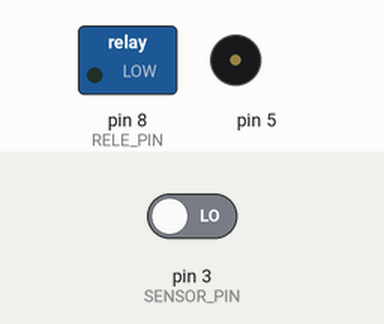
Simulated run of this sketch. Board: Arduino Uno, built with avr-gcc and run on an emulated ATmega328P. Parts: switched loads named in the sketch (green lamp = pin HIGH), buzzer (waves = sounding). The inputs (shaded band) are chosen by the test bench; at power-on: pin 3 (SENSOR_PIN) LOW.

Above: at 1.2 s.
1.3 s: pin 3 (SENSOR_PIN) driven HIGH
At 1.55 s:
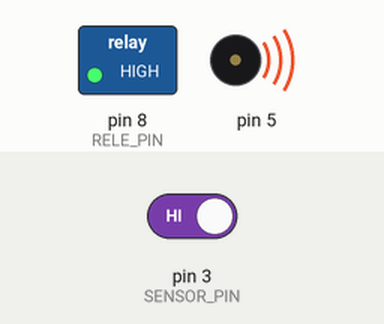
At 3.2 s:
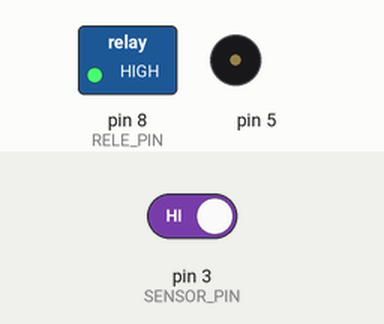
Timing chart, 0 to 7.8 s (numbered marks = the images above; inputs shaded):
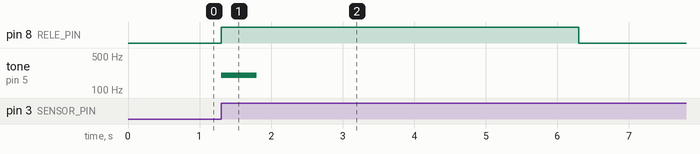

Measured:
- after the input at 1.3 s, pin 8 (RELE_PIN): LOW → HIGH at once, → LOW 5.0 s later; tone on pin 5: silent → 200 Hz at once, → silent 0.50 s later

The sketch:

kattvekk.ino
```cpp
typedef enum {
  VALVE_CLOSED,
  VALVE_OPENED,
  VALVE_PAUSED
} ProgramState;

typedef enum {
  SENSOR_IDLE,
  SENSOR_TRIGGERED
} SensorState;

// KONFIGURASJON
const int RELE_PIN = 8;
const int SENSOR_PIN = 3;

// hvor lenge vannventilen er åpen
const unsigned long MAX_VALVE_OPEN = 5000;
// hvor lang pause det må gå før ventilen kan åpnes igjen
const unsigned long MIN_VALVE_PAUSE = 3000;
// SLUTT KONFIGURASJON

ProgramState programState = VALVE_CLOSED;
unsigned long valveOpenTime = 0;

SensorState sensorState = SENSOR_IDLE;
unsigned long lastValveCloseTime = 0;

void setup() {
  pinMode(SENSOR_PIN, INPUT);
  pinMode(RELE_PIN, OUTPUT);

  digitalWrite(RELE_PIN, LOW);
}

void open_valve() {
  digitalWrite(RELE_PIN, HIGH);
  // spiller av en lyd på en piezo når ventilen åpnes
  tone(5, 200, 500);
}

void close_valve() {
  digitalWrite(RELE_PIN, LOW);
}

bool updateSensorState() {
  int sensorValue = digitalRead(SENSOR_PIN);
  bool lowToHighEdge = false;

  switch (sensorState) {
    case SENSOR_IDLE:
      if (sensorValue == HIGH) {
        lowToHighEdge = true;
        sensorState = SENSOR_TRIGGERED;
      }
    break;

    // håndterer et vedvarende HIGH-signal slik
    // at ikke ventilen åpnes igjen uten at signalet først går til LOW
    case SENSOR_TRIGGERED:
      if (sensorValue == LOW) {
        sensorState = SENSOR_IDLE;
      }
    break;
  }
}

void updateProgramState(bool motionDetected) {
  switch (programState) {
    case VALVE_CLOSED:
      if (motionDetected) {
        programState = VALVE_OPENED;
        valveOpenTime = millis();
        open_valve();
      }
    break;

    case VALVE_OPENED: {
      unsigned long valveOpenDuration = millis() - valveOpenTime;

      if (valveOpenDuration >= MAX_VALVE_OPEN) {
        programState = VALVE_PAUSED;
        valveOpenTime = 0;
        lastValveCloseTime = millis();
        close_valve();
      }
      break;
    }

    case VALVE_PAUSED: {
      unsigned long valveClosedDuration = millis() - lastValveCloseTime;
      if (valveClosedDuration >= MIN_VALVE_PAUSE) {
        lastValveCloseTime = 0;
        programState = VALVE_CLOSED;
      }
      break;
    }
  }
}

void loop() {
  bool motionDetected = updateSensorState();
  updateProgramState(motionDetected);
}
```
